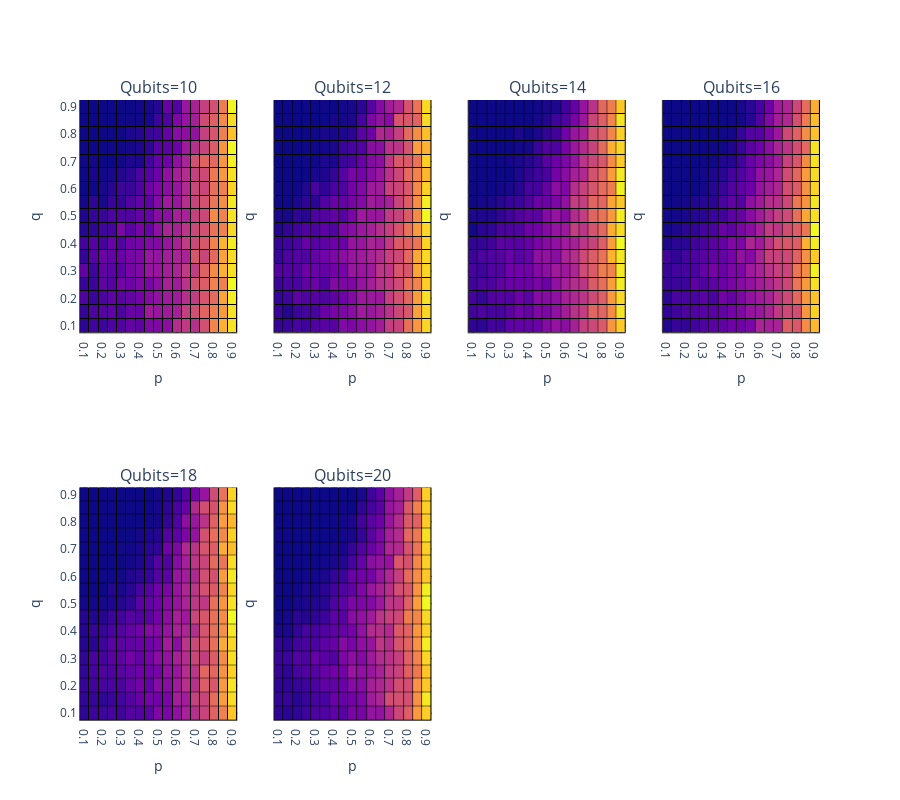

Here is the notebook cell this chart was saved with:
### Code cell
i_index = 1
max_index = len(facet_plot_eg['num_qubits'].unique())
for i in facet_plot_eg['num_qubits'].unique():
    
    df = facet_plot_eg[facet_plot_eg['num_qubits'] == i]
    row_index = int(np.floor(i_index/(max_columns+1))+1)
    col_index = i_index % max_columns
    
    #print("i_index: "+ str(i_index)+" "+" row_index: "+ str(row_index)+" "+" col_index: "+ str(col_index)+" ")

    if col_index == 0:
        col_index = max_columns
    #print("i_index: "+ str(i_index)+" "+" row_index: "+ str(row_index)+" "+" col_index: "+ str(col_index)+" ")
        
    fig.add_trace(go.Heatmap(z=df.mean_entropy, x=df.p, y=df.q,showscale = True, hoverinfo='text', hovertemplate='p: %{x}<br>q: %{y}<br>Mean Entropy: %{z}<extra></extra>'), row=row_index, col=col_index)
    
    #dtick=list(facet_plot_eg['p'].unique())
    fig.update_xaxes(title_text='p', row=row_index, col=col_index)
    fig.update_yaxes(title_text='q', row=row_index, col=col_index)

    #if i_index == max_index:
    #    fig.update_traces(xgap=1,ygap=1,showscale = True)
    #else:
    #    fig.update_traces(xgap=1,ygap=1,showscale = False)

    fig.update_layout(plot_bgcolor='black',height=800, width=900)
    fig.update_xaxes(showline=True, linewidth=0.75, linecolor='black', gridcolor='black')
    fig.update_yaxes(showline=True, linewidth=0.75, linecolor='black', gridcolor='black')
    i_index+=1

#fig.update_layout(showlegend=False,)
fig.update_traces(xgap=1,ygap=1,showscale = False)
fig.show()

### Figure 1 — Plotly figure (JSON) as saved in the notebook; plotly's stock layout.template omitted (floating-point values rounded to 4 significant figures; data arrays with more than 128 entries replaced by an {"elided": "..."} marker saying what was removed)
{"data": [{"hoverinfo": "text", "hovertemplate": "p: %{x}<br>q: %{y}<br>Mean Entropy: %{z}<extra></extra>", "showscale": false, "type": "heatmap", "x": {"elided": "289 str values"}, "xaxis": "x", "xgap": 1, "y": {"elided": "289 str values"}, "yaxis": "y", "ygap": 1, "z": {"elided": "289 float values"}}, {"hoverinfo": "text", "hovertemplate": "p: %{x}<br>q: %{y}<br>Mean Entropy: %{z}<extra></extra>", "showscale": false, "type": "heatmap", "x": {"elided": "289 str values"}, "xaxis": "x2", "xgap": 1, "y": {"elided": "289 str values"}, "yaxis": "y2", "ygap": 1, "z": {"elided": "289 float values"}}, {"hoverinfo": "text", "hovertemplate": "p: %{x}<br>q: %{y}<br>Mean Entropy: %{z}<extra></extra>", "showscale": false, "type": "heatmap", "x": {"elided": "289 str values"}, "xaxis": "x3", "xgap": 1, "y": {"elided": "289 str values"}, "yaxis": "y3", "ygap": 1, "z": {"elided": "289 float values"}}, {"hoverinfo": "text", "hovertemplate": "p: %{x}<br>q: %{y}<br>Mean Entropy: %{z}<extra></extra>", "showscale": false, "type": "heatmap", "x": {"elided": "289 str values"}, "xaxis": "x4", "xgap": 1, "y": {"elided": "289 str values"}, "yaxis": "y4", "ygap": 1, "z": {"elided": "289 float values"}}, {"hoverinfo": "text", "hovertemplate": "p: %{x}<br>q: %{y}<br>Mean Entropy: %{z}<extra></extra>", "showscale": false, "type": "heatmap", "x": {"elided": "289 str values"}, "xaxis": "x5", "xgap": 1, "y": {"elided": "289 str values"}, "yaxis": "y5", "ygap": 1, "z": {"elided": "289 float values"}}, {"hoverinfo": "text", "hovertemplate": "p: %{x}<br>q: %{y}<br>Mean Entropy: %{z}<extra></extra>", "showscale": false, "type": "heatmap", "x": {"elided": "289 str values"}, "xaxis": "x6", "xgap": 1, "y": {"elided": "289 str values"}, "yaxis": "y6", "ygap": 1, "z": {"elided": "289 float values"}}, {"hoverinfo": "text", "hovertemplate": "p: %{x}<br>q: %{y}<br>Mean Entropy: %{z}<extra></extra>", "showscale": false, "type": "heatmap", "x": {"elided": "289 str values"}, "xaxis": "x", "xgap": 1, "y": {"elided": "289 str values"}, "yaxis": "y", "ygap": 1, "z": {"elided": "289 float values"}}, {"hoverinfo": "text", "hovertemplate": "p: %{x}<br>q: %{y}<br>Mean Entropy: %{z}<extra></extra>", "showscale": false, "type": "heatmap", "x": {"elided": "289 str values"}, "xaxis": "x2", "xgap": 1, "y": {"elided": "289 str values"}, "yaxis": "y2", "ygap": 1, "z": {"elided": "289 float values"}}, {"hoverinfo": "text", "hovertemplate": "p: %{x}<br>q: %{y}<br>Mean Entropy: %{z}<extra></extra>", "showscale": false, "type": "heatmap", "x": {"elided": "289 str values"}, "xaxis": "x3", "xgap": 1, "y": {"elided": "289 str values"}, "yaxis": "y3", "ygap": 1, "z": {"elided": "289 float values"}}, {"hoverinfo": "text", "hovertemplate": "p: %{x}<br>q: %{y}<br>Mean Entropy: %{z}<extra></extra>", "showscale": false, "type": "heatmap", "x": {"elided": "289 str values"}, "xaxis": "x4", "xgap": 1, "y": {"elided": "289 str values"}, "yaxis": "y4", "ygap": 1, "z": {"elided": "289 float values"}}, {"hoverinfo": "text", "hovertemplate": "p: %{x}<br>q: %{y}<br>Mean Entropy: %{z}<extra></extra>", "showscale": false, "type": "heatmap", "x": {"elided": "289 str values"}, "xaxis": "x5", "xgap": 1, "y": {"elided": "289 str values"}, "yaxis": "y5", "ygap": 1, "z": {"elided": "289 float values"}}, {"hoverinfo": "text", "hovertemplate": "p: %{x}<br>q: %{y}<br>Mean Entropy: %{z}<extra></extra>", "showscale": false, "type": "heatmap", "x": {"elided": "289 str values"}, "xaxis": "x6", "xgap": 1, "y": {"elided": "289 str values"}, "yaxis": "y6", "ygap": 1, "z": {"elided": "289 float values"}}], "layout": {"annotations": [{"font": {"size": 16}, "showarrow": false, "text": "Qubits=10", "x": 0.1062, "xanchor": "center", "xref": "paper", "y": 1, "yanchor": "bottom", "yref": "paper"}, {"font": {"size": 16}, "showarrow": false, "text": "Qubits=12", "x": 0.3688, "xanchor": "center", "xref": "paper", "y": 1, "yanchor": "bottom", "yref": "paper"}, {"font": {"size": 16}, "showarrow": false, "text": "Qubits=14", "x": 0.6313, "xanchor": "center", "xref": "paper", "y": 1, "yanchor": "bottom", "yref": "paper"}, {"font": {"size": 16}, "showarrow": false, "text": "Qubits=16", "x": 0.8938, "xanchor": "center", "xref": "paper", "y": 1, "yanchor": "bottom", "yref": "paper"}, {"font": {"size": 16}, "showarrow": false, "text": "Qubits=18", "x": 0.1062, "xanchor": "center", "xref": "paper", "y": 0.375, "yanchor": "bottom", "yref": "paper"}, {"font": {"size": 16}, "showarrow": false, "text": "Qubits=20", "x": 0.3688, "xanchor": "center", "xref": "paper", "y": 0.375, "yanchor": "bottom", "yref": "paper"}], "height": 800, "plot_bgcolor": "black", "width": 900, "xaxis": {"anchor": "y", "domain": [0, 0.2125], "gridcolor": "black", "linecolor": "black", "linewidth": 0.75, "showline": true, "title": {"text": "p"}}, "xaxis2": {"anchor": "y2", "domain": [0.2625, 0.475], "gridcolor": "black", "linecolor": "black", "linewidth": 0.75, "showline": true, "title": {"text": "p"}}, "xaxis3": {"anchor": "y3", "domain": [0.525, 0.7375], "gridcolor": "black", "linecolor": "black", "linewidth": 0.75, "showline": true, "title": {"text": "p"}}, "xaxis4": {"anchor": "y4", "domain": [0.7875, 1], "gridcolor": "black", "linecolor": "black", "linewidth": 0.75, "showline": true, "title": {"text": "p"}}, "xaxis5": {"anchor": "y5", "domain": [0, 0.2125], "gridcolor": "black", "linecolor": "black", "linewidth": 0.75, "showline": true, "title": {"text": "p"}}, "xaxis6": {"anchor": "y6", "domain": [0.2625, 0.475], "gridcolor": "black", "linecolor": "black", "linewidth": 0.75, "showline": true, "title": {"text": "p"}}, "xaxis7": {"anchor": "y7", "domain": [0.525, 0.7375], "gridcolor": "black", "linecolor": "black", "linewidth": 0.75, "showline": true}, "xaxis8": {"anchor": "y8", "domain": [0.7875, 1], "gridcolor": "black", "linecolor": "black", "linewidth": 0.75, "showline": true}, "yaxis": {"anchor": "x", "domain": [0.625, 1], "gridcolor": "black", "linecolor": "black", "linewidth": 0.75, "showline": true, "title": {"text": "q"}}, "yaxis2": {"anchor": "x2", "domain": [0.625, 1], "gridcolor": "black", "linecolor": "black", "linewidth": 0.75, "matches": "y", "showline": true, "showticklabels": false, "title": {"text": "q"}}, "yaxis3": {"anchor": "x3", "domain": [0.625, 1], "gridcolor": "black", "linecolor": "black", "linewidth": 0.75, "matches": "y", "showline": true, "showticklabels": false, "title": {"text": "q"}}, "yaxis4": {"anchor": "x4", "domain": [0.625, 1], "gridcolor": "black", "linecolor": "black", "linewidth": 0.75, "matches": "y", "showline": true, "showticklabels": false, "title": {"text": "q"}}, "yaxis5": {"anchor": "x5", "domain": [0, 0.375], "gridcolor": "black", "linecolor": "black", "linewidth": 0.75, "showline": true, "title": {"text": "q"}}, "yaxis6": {"anchor": "x6", "domain": [0, 0.375], "gridcolor": "black", "linecolor": "black", "linewidth": 0.75, "matches": "y5", "showline": true, "showticklabels": false, "title": {"text": "q"}}, "yaxis7": {"anchor": "x7", "domain": [0, 0.375], "gridcolor": "black", "linecolor": "black", "linewidth": 0.75, "matches": "y5", "showline": true, "showticklabels": false}, "yaxis8": {"anchor": "x8", "domain": [0, 0.375], "gridcolor": "black", "linecolor": "black", "linewidth": 0.75, "matches": "y5", "showline": true, "showticklabels": false}}}
